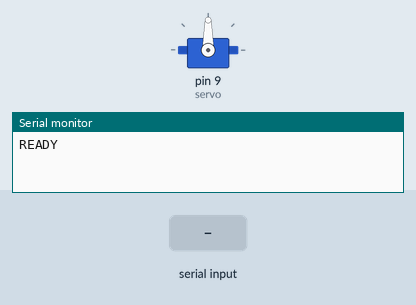
This sketch was run on a simulated Arduino Uno, built with avr-gcc and run on an emulated ATmega328P. On the bench: servo, the last lines printed to the serial monitor. The inputs (shaded band) are chosen by the test bench.

Above: at 1.4 s.
1.5 s: "30,150\n" received over Serial
At 2.0 s:
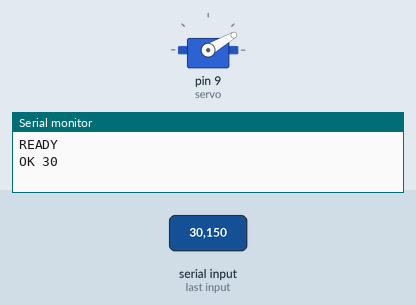
3.0 s: "5\n" received over Serial
At 4.2 s:
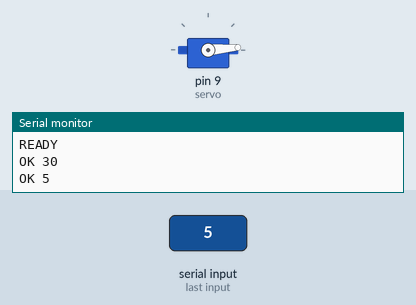
4.5 s: "90,45\n" received over Serial
At 5.5 s:
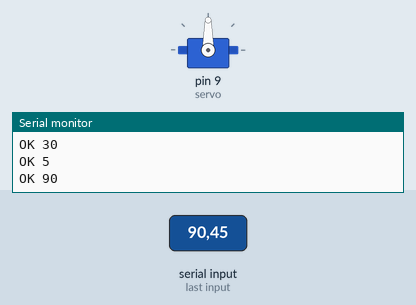
Timing chart, 0 to 7.5 s (numbered marks = the images above; inputs shaded):
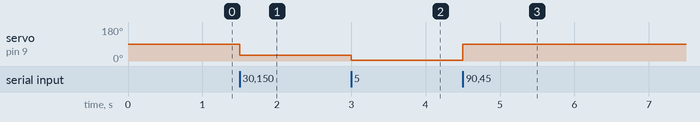

The sketch:

PanTurretController.ino
```cpp
#include <Servo.h>

Servo servo;
int angle = 90;
String buf = "";

void setup() {
  Serial.begin(115200);
  servo.attach(9);
  servo.write(angle);
  delay(200);
  Serial.println("READY");
}

void loop() {
  while (Serial.available()) {
    char c = (char)Serial.read();
    if (c == '\n') {
      buf.trim();
      if (buf.length() > 0) {
        int val = buf.toInt();
        if (val >= 0 && val <= 180) {
          angle = val;
          servo.write(angle);
          Serial.print("OK ");
          Serial.println(angle);
        } else {
          Serial.println("ERR range");
        }
      }
      buf = "";
    } else {
      buf += c;
      if (buf.length() > 16) buf = "";
    }
  }
}
```

Measured:
- after the input at 1.5 s, servo on pin 9 (servo): 90° → 30° at once
- after the input at 3.0 s, servo on pin 9 (servo): 30° → 5° at once
- after the input at 4.5 s, servo on pin 9 (servo): 5° → 90° at once
